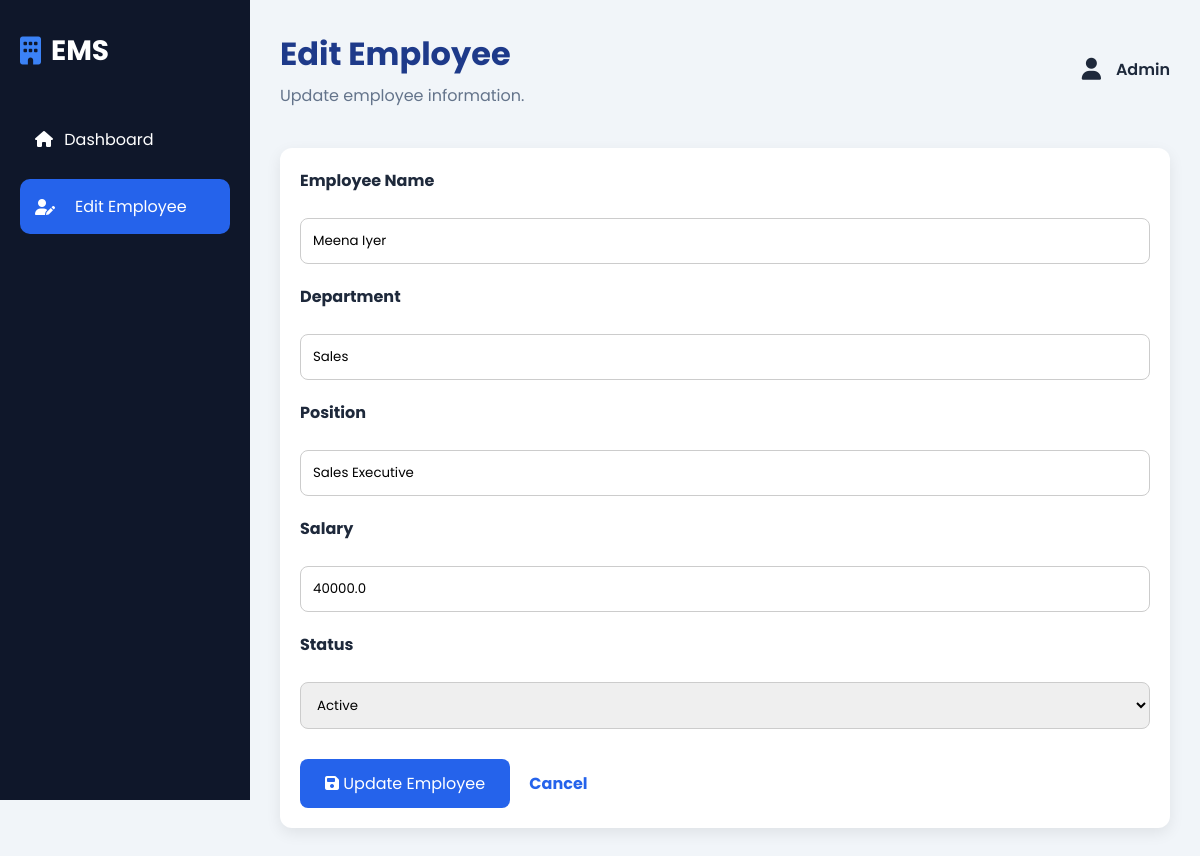
/edit/6, run on the app's committed database.
### tables this page shows
CREATE TABLE employees (
        id INTEGER PRIMARY KEY AUTOINCREMENT,
        name TEXT NOT NULL,
        department TEXT NOT NULL,
        position TEXT NOT NULL,
        salary REAL NOT NULL,
        status TEXT NOT NULL
    );

### app.py (the view, shortened to what this page needs)
@app.route("/edit/<int:id>", methods=["GET", "POST"])
def edit_employee(id):
    conn = get_db_connection()
    employee = conn.execute(
        "SELECT * FROM employees WHERE id=?",
        (id,)
    ).fetchone()
    if employee is None:
        conn.close()
        return "Employee Not Found"
    conn.close()
    return render_template(
        "edit_employee.html",
        employee=employee
    )

### app.py (called while the page is built)
def get_db_connection():
    conn = sqlite3.connect("employees.db")
    conn.row_factory = sqlite3.Row
    return conn

### templates/edit_employee.html (shortened to what this page needs)
{% extends "base.html" %}
{% block content %}
<div class="dashboard">
    <aside class="sidebar">
        <div class="logo">
            <i class="fa-solid fa-building"></i>
            <h2>EMS</h2>
        </div>
        <ul class="menu">
            <li>
                <a href="/" style="text-decoration:none;color:white;">
                    <i class="fa-solid fa-house"></i>
                    <span>Dashboard</span>
                </a>
            </li>
            <li class="active">
                <i class="fa-solid fa-user-pen"></i>
                <span>Edit Employee</span>
            </li>
        </ul>
    </aside>
    <main class="main-content">
        <header class="topbar">
            <div>
                <h1>Edit Employee</h1>
                <p>Update employee information.</p>
            </div>
            <div class="profile">
                <i class="fa-solid fa-user"></i>
                <span>Admin</span>
            </div>
        </header>
        <div class="table-section">
            <form method="POST">
                <div style="margin-bottom:20px;">
                    <label><strong>Employee Name</strong></label><br><br>
                    <input
                        type="text"
                        name="name"
                        value="{{ employee['name'] }}"
                        required
                        style="width:100%;padding:12px;border:1px solid #ccc;border-radius:8px;">
                </div>
                <div style="margin-bottom:20px;">
                    <label><strong>Department</strong></label><br><br>
                    <input
                        type="text"
                        name="department"
                        value="{{ employee['department'] }}"
                        required
                        style="width:100%;padding:12px;border:1px solid #ccc;border-radius:8px;">
                </div>
                <div style="margin-bottom:20px;">
                    <label><strong>Position</strong></label><br><br>
                    <input
                        type="text"
                        name="position"
                        value="{{ employee['position'] }}"
                        required
                        style="width:100%;padding:12px;border:1px solid #ccc;border-radius:8px;">
                </div>
                <div style="margin-bottom:20px;">
                    <label><strong>Salary</strong></label><br><br>
                    <input
                        type="number"
                        name="salary"
                        value="{{ employee['salary'] }}"
                        required
                        style="width:100%;padding:12px;border:1px solid #ccc;border-radius:8px;">
                </div>
                <div style="margin-bottom:30px;">
                    <label><strong>Status</strong></label><br><br>
                    <select
                        name="status"
                        style="width:100%;padding:12px;border:1px solid #ccc;border-radius:8px;">
                        <option value="Active"
                        {% if employee['status']=="Active" %}selected{% endif %}>
                        Active
                        </option>
                    </select>
                </div>
                <button
                    type="submit"
                    style="background:#2563eb;color:white;padding:12px 25px;border:none;border-radius:8px;cursor:pointer;font-size:16px;">
                    <i class="fa-solid fa-floppy-disk"></i>
                    Update Employee
                </button>
                <a
                    href="/"
                    style="margin-left:15px;text-decoration:none;color:#2563eb;font-weight:bold;">
                    Cancel
                </a>
            </form>
        </div>
    </main>
</div>
{% endblock %}

### static/css/style.css (style rules this page uses)
* { margin:0; padding:0; box-sizing:border-box; font-family:'Poppins',sans-serif; }
body { background:#f1f5f9; color:#1e293b; }
.dashboard { display:flex; }
.sidebar { width:250px; height:100vh; background:#0f172a; position:fixed; left:0; top:0; color:white; padding:30px 20px; }
.logo { display:flex; align-items:center; gap:10px; margin-bottom:40px; }
.logo i { font-size:28px; color:#3b82f6; }
.logo h2 { font-size:28px; }
.menu { list-style:none; }
.menu li { display:flex; align-items:center; gap:15px; padding:15px; margin-bottom:12px; border-radius:10px; cursor:pointer; transition:0.3s; }
.menu li i { width:25px; }
.menu .active { background:#2563eb; }
.main-content { margin-left:250px; width:calc(100% - 250px); padding:30px; }
.topbar { display:flex; justify-content:space-between; align-items:center; margin-bottom:40px; }
.topbar h1 { font-size:32px; color:#1e3a8a; }
.topbar p { margin-top:5px; color:#64748b; }
.profile { display:flex; align-items:center; gap:15px; }
.profile i { font-size:22px; cursor:pointer; }
.profile span { font-weight:600; }
.table-section { background:#ffffff; padding:25px; border-radius:18px; box-shadow:0 10px 25px rgba(0,0,0,0.08); overflow-x:auto; }
.card, .table-section, .toolbar { animation:fadeIn .8s ease; }
.table-section { background:#fff; padding:20px; border-radius:12px; box-shadow:0 5px 15px rgba(0,0,0,.08); }

### data on the page
employees: name "Meena Iyer", department "Sales", position "Sales Executive", salary "40000.0", status "Active"
